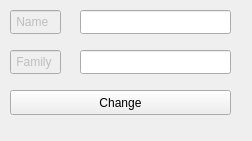
<?xml version="1.0" encoding="UTF-8"?>
<ui version="4.0">
 <class>ChangeName</class>
 <widget class="QWidget" name="ChangeName">
  <property name="geometry">
   <rect>
    <x>0</x>
    <y>0</y>
    <width>252</width>
    <height>141</height>
   </rect>
  </property>
  <property name="windowTitle">
   <string>Change name</string>
  </property>
  <property name="windowIcon">
   <iconset>
    <normalon>:/image/snake.jpeg</normalon>
   </iconset>
  </property>
  <widget class="QLineEdit" name="lineEdit">
   <property name="enabled">
    <bool>false</bool>
   </property>
   <property name="geometry">
    <rect>
     <x>10</x>
     <y>10</y>
     <width>51</width>
     <height>24</height>
    </rect>
   </property>
   <property name="text">
    <string> Name</string>
   </property>
  </widget>
  <widget class="QLineEdit" name="lineEdit_2">
   <property name="enabled">
    <bool>false</bool>
   </property>
   <property name="geometry">
    <rect>
     <x>10</x>
     <y>50</y>
     <width>51</width>
     <height>24</height>
    </rect>
   </property>
   <property name="text">
    <string> Family</string>
   </property>
  </widget>
  <widget class="QLineEdit" name="user">
   <property name="geometry">
    <rect>
     <x>80</x>
     <y>10</y>
     <width>151</width>
     <height>24</height>
    </rect>
   </property>
  </widget>
  <widget class="QLineEdit" name="Family">
   <property name="geometry">
    <rect>
     <x>80</x>
     <y>50</y>
     <width>151</width>
     <height>24</height>
    </rect>
   </property>
  </widget>
  <widget class="QPushButton" name="change">
   <property name="geometry">
    <rect>
     <x>10</x>
     <y>90</y>
     <width>221</width>
     <height>25</height>
    </rect>
   </property>
   <property name="text">
    <string>Change</string>
   </property>
  </widget>
 </widget>
 <resources/>
 <connections/>
</ui>
